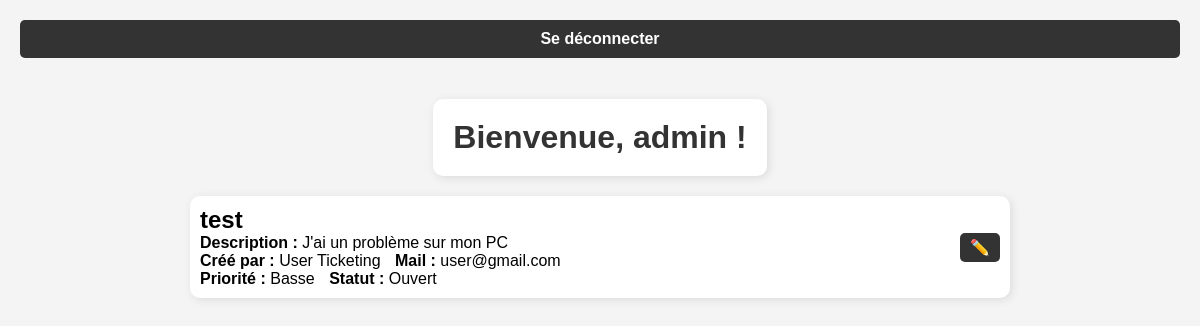
Page /admin (signed in) on the earlier database version.
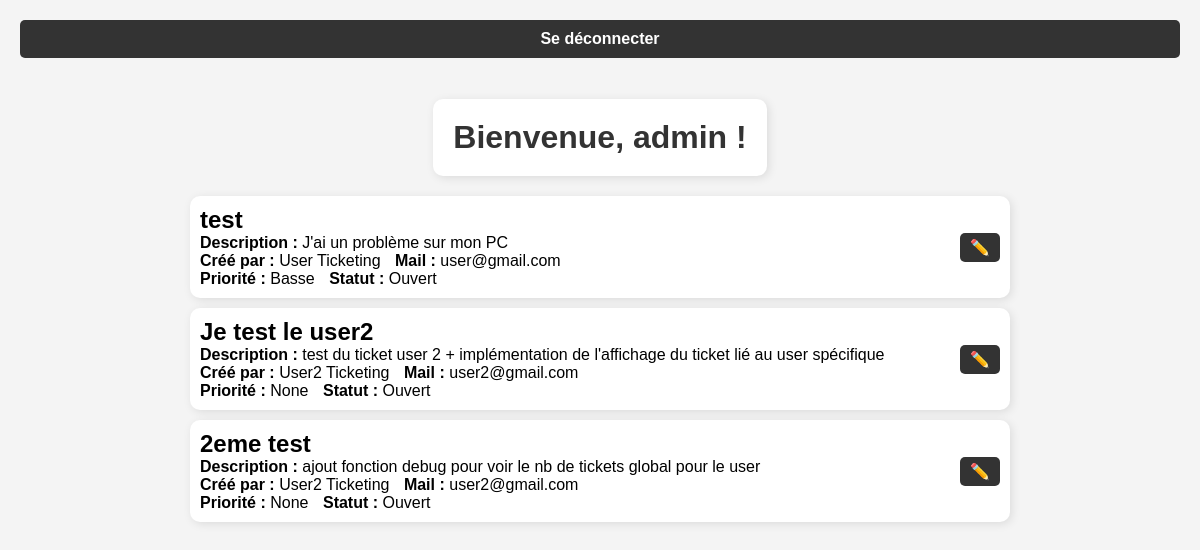
Same page on the later database version.
### app.py (models this page shows, shortened)
class User(UserMixin, db.Model):
    id = db.Column(db.Integer, primary_key=True)
    username = db.Column(db.String(80), unique=True, nullable=False)
    nom = db.Column(db.String(80), unique=False, nullable=False)
    prenom = db.Column(db.String(80), unique=False, nullable=False)
    mail = db.Column(db.String(80), unique=True, nullable=False)
    password_hash = db.Column(db.String(128), nullable=False)
    is_admin = db.Column(db.Boolean, default=False)

class Ticket(db.Model):
    id = db.Column(db.Integer, primary_key=True)
    title = db.Column(db.String(100), nullable=False)
    description = db.Column(db.Text, nullable=False)
    priority = db.Column(db.String(50), nullable=True)
    status = db.Column(db.String(50), nullable=False, default='Ouvert')
    date = db.Column(db.DateTime, default=datetime.utcnow)
    user_id = db.Column(db.Integer, db.ForeignKey('user.id'), nullable=False)
    user = db.relationship('User', backref=db.backref('tickets', lazy=True))

### app.py (the view)
@app.route('/admin')
@login_required
def admin():
    if not current_user.is_admin: # Vérifie si l'utilisateur est un administrateur
        flash("Vous n'avez pas les droits nécessaires pour accéder à cette page.", "danger")
        return redirect(url_for('home'))
    tickets = Ticket.query.join(User, Ticket.user_id == User.id).all()
    return render_template('admin.html', tickets=tickets)

### app.py (called while the page is built, shortened)
@login_manager.user_loader
def load_user(user_id):
    return User.query.get(int(user_id))

@app.before_request
def block_brute_force():
    ip = request.remote_addr

@app.after_request
def track_failed_attempts(response):
    return response

### templates/admin.html (shortened to what this page needs)
<!DOCTYPE html>
<html lang="fr">
<head>
    <link rel="stylesheet" href="{{ url_for('static', filename='styles.css') }}">
</head>
<body>
    <nav>
        <a href="{{ url_for('logout') }}">Se déconnecter</a>
    </nav>
    <h1>Bienvenue, {{ current_user.username }} !</h1>
    <br>
    <div class="tickets-container">
        {% for ticket in tickets %}
            <div class="ticket">
                <div class="ticket-content">
                    <h2>{{ ticket.title }}</h2>
                    <br>
                    <p><strong>Description :</strong> {{ ticket.description }}</p>
                    <br>
                    <p><strong>Créé par :</strong> {{ ticket.user.nom }} {{ ticket.user.prenom }}</p>
                    <p><strong>Mail :</strong> {{ ticket.user.mail }}</p>
                    <br>
                    <p><strong>Priorité :</strong> {{ ticket.priority }}</p>
                    <p><strong>Statut :</strong> {{ ticket.status }}</p>
                </div>
                <a href="{{ url_for('update_ticket', ticket_id=ticket.id) }}">✏️</a>
            </div>
        {% endfor %}
    </div>
</body>
</html>

### static/styles.css (style rules this page uses)
body { font-family: Arial, sans-serif; background-color: #f4f4f4; text-align: center; margin: 20px; }
nav { background-color: #333; padding: 10px; border-radius: 5px; margin-bottom: 20px; }
nav a { margin: 0 15px; text-decoration: none; color: white; font-weight: bold; }
h1 { color: #333; background-color: #fff; padding: 20px; border-radius: 10px; display: inline-block; box-shadow: 2px 2px 10px rgba(0, 0, 0, 0.1); margin-bottom: 20px; }
.tickets-container { display: flex; flex-direction: column; align-items: center; gap: 10px; }
.ticket { background-color: #fff; padding: 10px; border-radius: 10px; box-shadow: 2px 2px 10px rgba(0, 0, 0, 0.1); width: 100%; max-width: 800px; display: flex; justify-content: space-between; align-items: center; }
.ticket-content { flex: 1; text-align: left; margin-right: 20px; }
.ticket h2, .ticket p { display: inline; margin: 0 10px 0 0; }
.ticket a { background-color: #333; color: white; padding: 5px 10px; border-radius: 5px; text-decoration: none; }

Differences in the rows shown:
added Ticket: title "Je test le user2", description "test du ticket user 2 + implémentation de l'affichage du ticket lié au user spécifique", user.nom "User2", user.prenom "Ticketing", user.mail "user2@gmail.com", priority "None", status "Ouvert"
added Ticket: title "2eme test", description "ajout fonction debug pour voir le nb de tickets global pour le user", user.nom "User2", user.prenom "Ticketing", user.mail "user2@gmail.com", priority "None", status "Ouvert"
